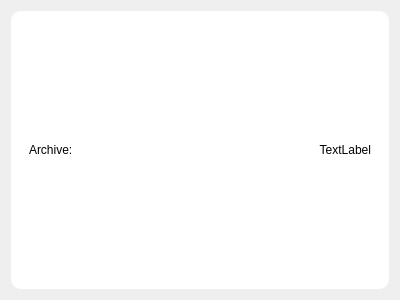
<?xml version="1.0" encoding="UTF-8"?>
<ui version="4.0">
 <class>Frame</class>
 <widget class="QFrame" name="Frame">
  <property name="geometry">
   <rect>
    <x>0</x>
    <y>0</y>
    <width>400</width>
    <height>300</height>
   </rect>
  </property>
  <property name="windowTitle">
   <string>Frame</string>
  </property>
  <layout class="QVBoxLayout" name="verticalLayout">
   <item>
    <widget class="QFrame" name="fr_main">
     <property name="sizePolicy">
      <sizepolicy hsizetype="Preferred" vsizetype="Preferred">
       <horstretch>0</horstretch>
       <verstretch>0</verstretch>
      </sizepolicy>
     </property>
     <property name="minimumSize">
      <size>
       <width>0</width>
       <height>0</height>
      </size>
     </property>
     <property name="maximumSize">
      <size>
       <width>16777215</width>
       <height>16777215</height>
      </size>
     </property>
     <property name="styleSheet">
      <string notr="true">#fr_main {
	background-color: rgb(255, 255, 255);
	border: 2px grey;
	border-color: rgb(50,50,50);
	border-radius: 10px;
}</string>
     </property>
     <property name="frameShape">
      <enum>QFrame::Shape::StyledPanel</enum>
     </property>
     <property name="frameShadow">
      <enum>QFrame::Shadow::Raised</enum>
     </property>
     <layout class="QVBoxLayout" name="verticalLayout_2">
      <item>
       <widget class="QScrollArea" name="sa_main">
        <property name="sizePolicy">
         <sizepolicy hsizetype="Preferred" vsizetype="Expanding">
          <horstretch>0</horstretch>
          <verstretch>0</verstretch>
         </sizepolicy>
        </property>
        <property name="styleSheet">
         <string notr="true">background-color: rgb(255, 255, 255);</string>
        </property>
        <property name="frameShape">
         <enum>QFrame::Shape::NoFrame</enum>
        </property>
        <property name="horizontalScrollBarPolicy">
         <enum>Qt::ScrollBarPolicy::ScrollBarAlwaysOff</enum>
        </property>
        <property name="sizeAdjustPolicy">
         <enum>QAbstractScrollArea::SizeAdjustPolicy::AdjustToContents</enum>
        </property>
        <property name="widgetResizable">
         <bool>true</bool>
        </property>
        <widget class="QWidget" name="sa_mainContents">
         <property name="geometry">
          <rect>
           <x>0</x>
           <y>0</y>
           <width>352</width>
           <height>252</height>
          </rect>
         </property>
         <property name="styleSheet">
          <string notr="true"/>
         </property>
         <layout class="QVBoxLayout" name="sa_mainContents_layout">
          <property name="spacing">
           <number>0</number>
          </property>
          <property name="leftMargin">
           <number>0</number>
          </property>
          <property name="topMargin">
           <number>0</number>
          </property>
          <property name="rightMargin">
           <number>0</number>
          </property>
          <property name="bottomMargin">
           <number>0</number>
          </property>
          <item>
           <widget class="QWidget" name="w_archiveInfo" native="true">
            <layout class="QHBoxLayout" name="horizontalLayout">
             <item>
              <widget class="QLabel" name="lbl_archiveName">
               <property name="text">
                <string>Archive: </string>
               </property>
              </widget>
             </item>
             <item>
              <widget class="QLabel" name="lbl_archiveNameValue">
               <property name="text">
                <string>TextLabel</string>
               </property>
               <property name="alignment">
                <set>Qt::AlignmentFlag::AlignRight|Qt::AlignmentFlag::AlignTrailing|Qt::AlignmentFlag::AlignVCenter</set>
               </property>
              </widget>
             </item>
            </layout>
           </widget>
          </item>
         </layout>
        </widget>
       </widget>
      </item>
     </layout>
    </widget>
   </item>
  </layout>
 </widget>
 <resources>
  <include location="../resources/resources.qrc"/>
 </resources>
 <connections/>
</ui>
